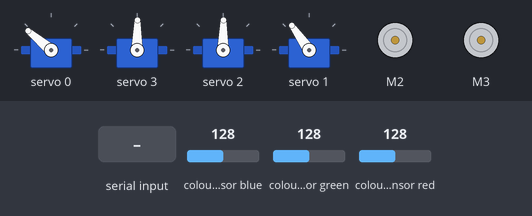
Recording of a sketch running on a simulated Arduino Uno, built with avr-gcc and run on an emulated ATmega328P. Parts: 4 × servo, 2 × DC motor (green arrow = forward, orange = backward, longer = faster). The inputs (shaded band) are chosen by the test bench; at power-on: colour sensor blue 128, colour sensor green 128, colour sensor red 128. What the sketch prints to the serial monitor is not drawn.

Above: at 3.2 s.
3.3 s: "Biru" received over the second serial link
At 4.1 s:
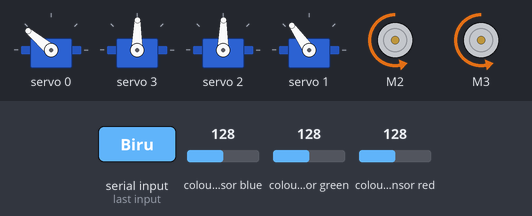
5.8 s: "F" received over the second serial link
At 6.4 s:
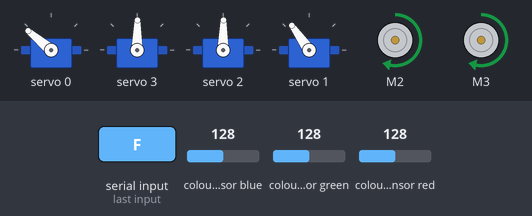
8.3 s: "L" received over the second serial link
At 8.7 s:
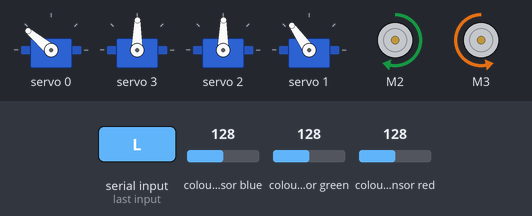
10.8 s: "R" received over the second serial link
At 11.4 s:
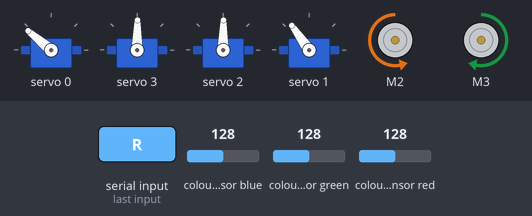
13.3 s: "1" received over the second serial link
At 14.0 s:
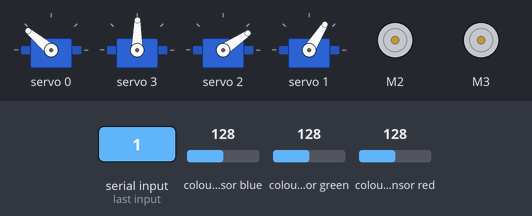
14.8 s: "2" received over the second serial link
At 15.6 s:
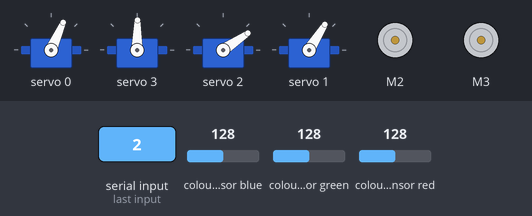
Timing chart, 0 to 17.3 s (numbered marks = the images above; inputs shaded):
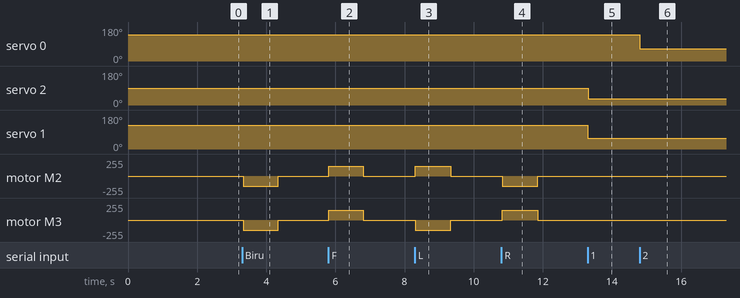

Measured:
- after the input at 3.3 s, motor M2, motor M3: stopped → backward 150/255 at once, → stopped 1.0 s later
- after the input at 5.8 s, motor M2, motor M3: stopped → forward 150/255 at once, → stopped 1.0 s later
- after the input at 8.3 s, motor M2: stopped → forward 150/255 at once, → stopped 1.0 s later; motor M3: stopped → backward 150/255 at once, → stopped 1.0 s later
- after the input at 10.8 s, motor M2: stopped → backward 150/255 at once, → stopped 1.0 s later; motor M3: stopped → forward 150/255 at once, → stopped 1.0 s later
- after the input at 13.3 s, servo 2: 89° → 34° at once; servo 1: 125° → 58° at once
- after the input at 14.8 s, servo 0: 140° → 66° at once

The sketch:

line-follower-color.ino
```cpp
#include <AFMotor.h>
#include <Adafruit_TCS34725.h>
#include <Adafruit_PWMServoDriver.h>
#include <SoftwareSerial.h>

AF_DCMotor motorRight(2);
AF_DCMotor motorLeft(3);

// Bluetooth module pins
#define BT_RX 2
#define BT_TX 13

// PCA9685 Servo Driver
Adafruit_PWMServoDriver pwm = Adafruit_PWMServoDriver();

// Servo channels on PCA9685
#define SERVO0 0
#define SERVO1 1
#define SERVO2 2
#define SERVO3 3

// Servo min and max pulse lengths
#define SERVOMIN 150
#define SERVOMAX 600

// Servo positions
uint16_t capit = 90;
uint16_t bukaCapit = 40;
uint16_t servo_positions[4] = { 50, 60, 30, 65 };
uint16_t initialServo[4] = { 155, 135, 90, 90 };

// Color sensor
Adafruit_TCS34725 tcs = Adafruit_TCS34725(TCS34725_INTEGRATIONTIME_154MS, TCS34725_GAIN_1X);

SoftwareSerial bluetooth(BT_RX, BT_TX);

bool isManual = false;
String current_color = "Merah";
int motor_speed = 150;
int sorted_red = 0;
int sorted_green = 0;
int sorted_blue = 0;
String color_data = "";
int bufferIndex = 0;
bool isHold = false;
bool colorDetection = true;
bool delayDetection = false;
unsigned long startDelayDetection = 0;
unsigned long lastColorDetection = 0;
unsigned long actionStartTime = 0;
bool isActionRunning = false;
char currentAction;

void setup() {

  // Initialize Bluetooth
  bluetooth.begin(9600);
  Serial.begin(9600);

  // Initialize PCA9685
  pwm.begin();
  pwm.setPWMFreq(50);

  // Set default servo positions
  setServoAngle(SERVO0, initialServo[0]);  //kecil kanan, serong kiri 175
  delay(500);
  setServoAngle(SERVO3, initialServo[3]);  //90 capit, 40 buka
  delay(500);
  setServoAngle(SERVO2, initialServo[2]);  //kecil naik, 90 aman tertinggi, 150 terendah, posisi awal 90
  delay(500);
  setServoAngle(SERVO1, initialServo[1]);  //kecil maju, 150 aman mundur, 50 maju, posisi awal 100
  delay(500);

  motorRight.setSpeed(150);
  motorLeft.setSpeed(150);

  motorRight.run(RELEASE);
  motorLeft.run(RELEASE);

  if (!tcs.begin()) {
    Serial.println("No TCS34725 found. Check connections.");
  } else {
    Serial.println("TCS34725 Initialized");
  }

  Serial.println("Robot initialized.");
}

void loop() {
  if (bluetooth.available()) {
    char command = bluetooth.read();
    Serial.print("Received command: ");
    Serial.println(command);
    handleBluetoothCommand(command);
  }
  if (isActionRunning && millis() - actionStartTime >= 1000) {
    stopMotors();
    isActionRunning = false;
  }
  detectColor();
}

void handleBluetoothCommand(char command) {
  if (command == 'S') {
    stopMotors();
    isActionRunning = false;
    return;
  }

  if (command != 'A' && !isManual) {
    isManual = true;
    stopMotors();
  }

  switch (command) {
    case 'F':
    case 'B':
    case 'L':
    case 'R':
      executeMotorCommand(command);
      break;
    case 'M':
      isManual = true;
      stopMotors();
      Serial.println("Manual mode activated.");
      break;
    case '1':
      adjustServo(SERVO1, -10);
      adjustServo(SERVO2, -10);
      break;
    case '2': adjustServo(SERVO0, 10); break;
    case '3': adjustServo(SERVO0, -10); break;
    case '4':
      adjustServo(SERVO1, 10);
      adjustServo(SERVO2, 10);
      break;
    case '5':
      detectColor();
      setServoAngle(SERVO3, 90);
      color_data = current_color + "#" + String(sorted_red) + "#" + String(sorted_green) + "#" + String(sorted_blue);
      Serial.println("Sent color_data: " + color_data);
      bluetooth.println(color_data);
      break;
    case '6':
      setServoAngle(SERVO3, 40);
      if (current_color == "Merah") {
        sorted_red++;
      } else if (current_color == "Hijau") {
        sorted_green++;
      } else if (current_color == "Biru") {
        sorted_blue++;
      }
      color_data = current_color + "#" + String(sorted_red) + "#" + String(sorted_green) + "#" + String(sorted_blue);
      Serial.println("Sent color_data: " + color_data);
      bluetooth.println(color_data);
      break;
    case '7': adjustServo(SERVO2, -10); break;
    case '8': adjustServo(SERVO2, 10); break;
    default: Serial.println("Unknown command."); break;
  }
}


void detectColor() {
  float red, green, blue;
  unsigned long timeNow = millis();
  if (timeNow - lastColorDetection >= 60) {
    tcs.getRGB(&red, &green, &blue);
    tcs.setInterrupt(true);

    Serial.print("R: ");
    Serial.print(int(red));
    Serial.print(" G: ");
    Serial.print(int(green));
    Serial.print(" B: ");
    Serial.println(int(blue));

    if (red > green && red > blue && red > 155 /* && distance <= 15*/) {
      // stopMotors();
      Serial.println("Red detected.");
      current_color = "Merah";

    } else if (/*green > red && */green > blue && green > 125 /* && distance <= 15*/) {
      // stopMotors();
      Serial.println("Green detected.");
      current_color = "Hijau";
    }
    lastColorDetection = timeNow;
  }
}


void executeMotorCommand(char command) {
  switch (command) {
    case 'F': moveForward(); break;
    case 'B': moveBackward(); break;
    case 'L': turnLeft(); break;
    case 'R': turnRight(); break;
  }
  actionStartTime = millis();
  isActionRunning = true;
}

void adjustServo(uint8_t servo, int16_t delta) {
  uint16_t newAngle = constrain(servo_positions[servo] + delta, 0, 270);
  // uint16_t newAngle = servo_positions[servo] + delta;
  setServoAngle(servo, newAngle);
  servo_positions[servo] = newAngle;

  Serial.print("Servo ");
  Serial.print(servo);
  Serial.print(" adjusted to ");
  Serial.println(newAngle);
}

void moveForward() {
  Serial.println("Moving forward.");
  motorRight.setSpeed(motor_speed);
  motorLeft.setSpeed(motor_speed);
  motorRight.run(FORWARD);
  motorLeft.run(FORWARD);
}

void moveBackward() {
  Serial.println("Moving backward.");
  motorRight.setSpeed(motor_speed);
  motorLeft.setSpeed(motor_speed);
  motorRight.run(BACKWARD);
  motorLeft.run(BACKWARD);
}

void turnLeft() {
  Serial.println("Turning left.");
  motorRight.setSpeed(motor_speed);
  motorLeft.setSpeed(motor_speed);
  motorRight.run(FORWARD);
  motorLeft.run(BACKWARD);
}

void turnRight() {
  Serial.println("Turning right.");
  motorRight.setSpeed(motor_speed);
  motorLeft.setSpeed(motor_speed);
  motorRight.run(BACKWARD);
  motorLeft.run(FORWARD);
}

void stopMotors() {
  Serial.println("Stopping motors.");
  motorRight.run(RELEASE);
  motorLeft.run(RELEASE);
}

void setServoAngle(uint8_t servo, uint16_t angle) {
  uint16_t pulse = map(angle, 0, 270, SERVOMIN, SERVOMAX);
  pwm.setPWM(servo, 0, pulse);
  Serial.print("Set servo ");
  Serial.print(servo);
  Serial.print(" to angle: ");
  Serial.println(angle);
}
```
